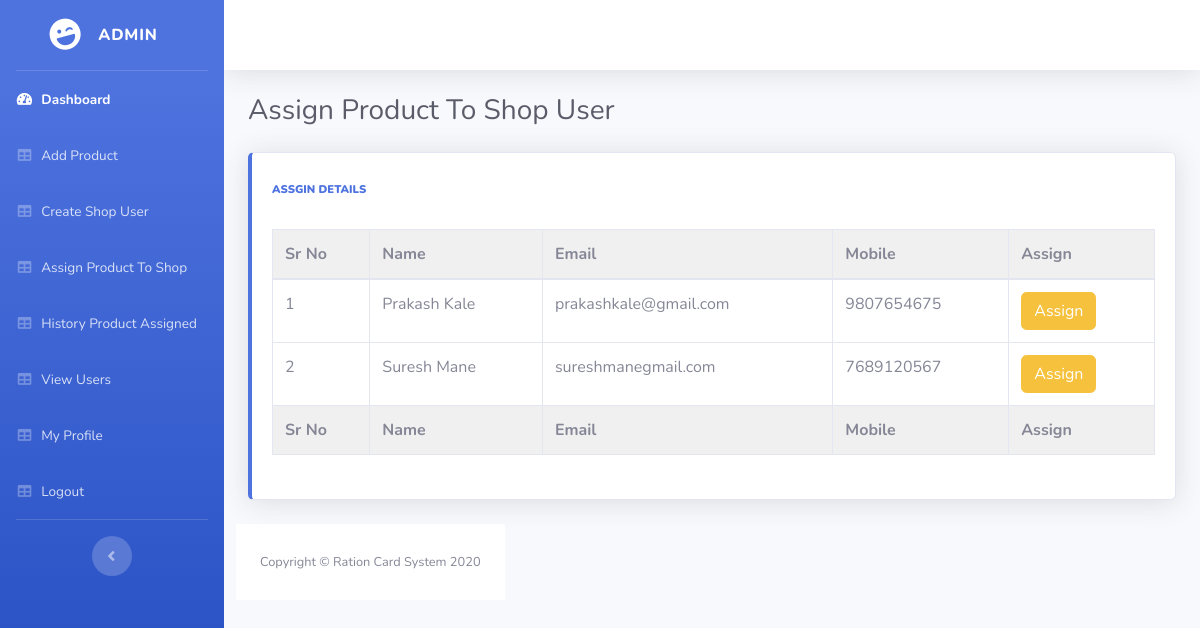
The page /assign_product.php on the database its author committed.
### tables this page shows
CREATE TABLE `shop_registeration` (
  `shop_id` int(11) NOT NULL,
  `s_name` varchar(255) NOT NULL,
  `s_email` varchar(255) NOT NULL,
  `s_password` varchar(255) NOT NULL,
  `s_mobile_no` bigint(20) NOT NULL,
  `city` varchar(255) NOT NULL,
  `address` text NOT NULL,
  `aadhar_number` bigint(20) NOT NULL
);

### assign_product.php (the view, shortened to what this page needs)
<?php include "user_includes/header.php" ;?>
        <div class="container-fluid">
          <div class="d-sm-flex align-items-center justify-content-between mb-4">
            <h1 class="h3 mb-0 text-gray-800">Assign Product To Shop User</h1>
          </div>
    <div class="body">
    <div class="row">
            <div class="col-lg-12 mb-4">
              <div class="card border-left-primary shadow h-100 py-2">
                <div class="card-body">
                  <div class="row no-gutters align-items-center">
                    <div class="col mr-2">
                      <div class="text-xs font-weight-bold text-primary text-uppercase mb-1">
                      <b>
                      Assgin Details
                      </b></div>
                      <br>
</div>
    <br>
<table class="table table-bordered table-hover dataTable " id="dataTable" width="100%" cellspacing="0">
<br>
<thead >
<tr>
            <th>Sr No</th>
            <th>Name</th>
            <th>Email</th>
            <th>Mobile</th>
            <th>Assign</th>
        </tr>
    </thead>
    <tfoot >
        <tr>
            <th>Sr No</th>
            <th>Name</th>
            <th>Email</th>
            <th>Mobile</th>
            <th>Assign</th>
        </tr>
    </tfoot>
    <tbody>
<?php
$query  = "SELECT * FROM shop_registeration";
$result = mysqli_query($connection,$query);
if($result)
{
    $i=1;
    while($row=mysqli_fetch_assoc($result))
    {
        $shop_id = $row['shop_id'];
        $s_name=$row['s_name'];
        $s_email=$row['s_email'];
        $s_mobile_no=$row['s_mobile_no'];
        ?>
    <tr>
        <td>
        <?php echo $i  ?>
        </td>
        <td>
            <?php echo $s_name  ?>
        </td>
        <td>
            <?php echo $s_email  ?>
        </td><td>
            <?php echo $s_mobile_no  ?>
        </td>
        <td>
            <a href="assign_to_shop.php?shop_id=<?php echo $shop_id;?>" class="btn btn-warning">
                Assign
            </a>
        </td>
                                    </tr>
                                    <?php
                        $i++;
                        }
}
            ?>
                      </tbody>
</table>
</div>
    </div>
        </div>
      </div>
  <?php include "user_includes/footer.php" ;?>

### user_includes/header.php (style rules this page uses)
thead,tfoot { background-color:rgb(240, 240, 240); }

### rows shown on the page
shop_registeration: s_name "Prakash Kale", s_email "prakashkale@gmail.com", s_mobile_no "9807654675"
shop_registeration: s_name "Suresh Mane", s_email "sureshmanegmail.com", s_mobile_no "7689120567"
